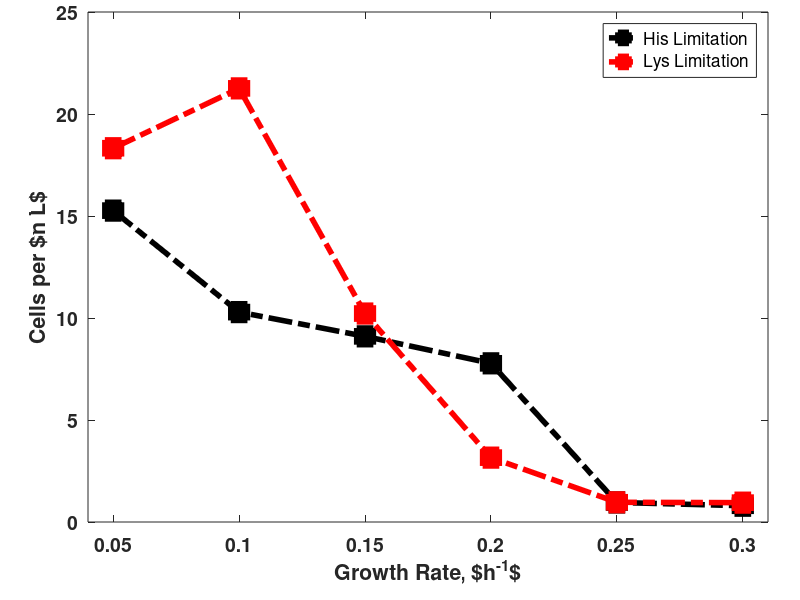

Write the MATLAB code that produced this figure. (Note: this script raises an error after producing the figure.)
%% Plot Number of Cells per mL
cell_count=[
15264        10289       9100.5       7777.9        957.62       796.8
18322        21256       10219        3155.3        966.2        948.55]*1e3;

Marker = { 'linewidth', 4, 'MarkerSize', 12, 'MarkerFaceColor' };

gr = 0.05 : 0.05 : 0.3;

cell_count = cell_count * 1e-6;

set( gcf, 'Position', [217   337   822   464] )
set( gca, 'Position', [0.11  0.13 0.85 0.85] )
plot( gr, cell_count(1,:), 'ks-.', Marker{:}, 'k' ); hold on 
plot( gr, cell_count(2,:), 'rs-.', Marker{:}, 'r' );

xlim( [0.04 .31] );
set( gca, 'Xtick', gr,  'XtickLabel', gr );
set( gca, 'FontWeight', 'Bold', 'FontSize', 14 );

clear h
h(1) = xlabel( 'Growth Rate, $h^{-1}$' ); % , '   
h(2) = ylabel( 'Cells per $n L$' );   
hh = legend( 'His Limitation',...
             'Lys Limitation',...
             'Location', 'NorthEast'  );
sett( hh, 26 );                     
sett(h, 24);   
%%
set( hh, 'box', 'off' ); 
panels( 'D', 38 );
%%
pdf( 'C:\Users\nslavov\Documents\auxo\figs\Number_of_Cells', [8.5 5], 1 );
%png( 'Number_of_Cells', [8 5], 1 );





%% Plot Number of Biomass
biomass=[
4.9629e+06   8.9226e+06   1.5325e+07   1.9399e+07   1.3819e+06   1.2348e+06    
7.6422e+06   2.1365e+07   2.6708e+07   7.1675e+06   1.9784e+06   1.9257e+06];

dil = 1e3 ./ [2 5 10 10 10 10]; % Dilution factor for each Growth Rate
biomass(1,:) = biomass(1,:) .* dil  * (1e-15*1e6);
biomass(2,:) = biomass(2,:) .* dil  * (1e-15*1e6);
%%
Marker = { 'linewidth', 4, 'MarkerSize', 8, 'MarkerFaceColor' };

gr = 0.05 : 0.05 : 0.3;
%fig
plot( gr, biomass(1,:), 'ko-', Marker{:}, 'k' ); hold on 
plot( gr, biomass(2,:), 'rs-.', Marker{:}, 'r' );

xlim( [0.04 .31] );
set( gca, 'Xtick', gr,  'XtickLabel', gr );
set( gca, 'FontWeight', 'Bold', 'FontSize', 14 );

clear h
h(1) = xlabel( 'Growth Rate, h^{-1}' ); % , '   
h(2) = ylabel( 'cellular volume,  \muL/mL' );   
hh = legend( 'Histidine Limitation',...
             'Lysine Limitation',...
             'Location', 'NorthEast'  );
%sett( hh, 16 );
set(hh, 'fontsize', 20, 'FontWeight', 'bold');
set( hh, 'box', 'off' );           
%sett(h, 20);           
set(h, 'fontsize', 20, 'FontWeight', 'bold');
%%
pdf( 'Number_of_Cells', [8 5], 1 );
